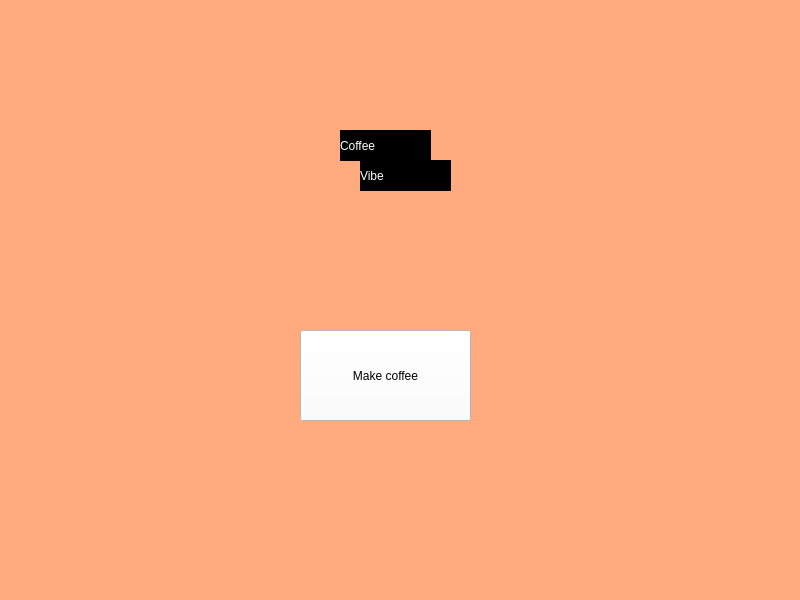
<?xml version="1.0" encoding="UTF-8"?>
<ui version="4.0">
 <class>MainWindow</class>
 <widget class="QMainWindow" name="MainWindow">
  <property name="geometry">
   <rect>
    <x>0</x>
    <y>0</y>
    <width>800</width>
    <height>600</height>
   </rect>
  </property>
  <property name="windowTitle">
   <string>MainWindow</string>
  </property>
  <property name="styleSheet">
   <string notr="true">background-color: rgb(255, 170, 127);</string>
  </property>
  <widget class="QWidget" name="centralwidget">
   <widget class="QLabel" name="label">
    <property name="geometry">
     <rect>
      <x>300</x>
      <y>40</y>
      <width>201</width>
      <height>201</height>
     </rect>
    </property>
    <property name="text">
     <string/>
    </property>
    <property name="pixmap">
     <pixmap resource="icons/res-rc.qrc">:/icons/main_picture.png</pixmap>
    </property>
    <property name="scaledContents">
     <bool>true</bool>
    </property>
   </widget>
   <widget class="QPushButton" name="btn_start">
    <property name="geometry">
     <rect>
      <x>300</x>
      <y>330</y>
      <width>171</width>
      <height>91</height>
     </rect>
    </property>
    <property name="styleSheet">
     <string notr="true">background-color: rgb(255, 255, 255);
font: 15pt &quot;Stencil&quot;;</string>
    </property>
    <property name="text">
     <string>Make coffee</string>
    </property>
   </widget>
   <widget class="QLabel" name="label_2">
    <property name="geometry">
     <rect>
      <x>340</x>
      <y>130</y>
      <width>91</width>
      <height>31</height>
     </rect>
    </property>
    <property name="styleSheet">
     <string notr="true">background-color: rgb(0, 0, 0);
color: rgb(255, 255, 255);
font: 15pt &quot;Stencil&quot;;</string>
    </property>
    <property name="text">
     <string>Coffee</string>
    </property>
   </widget>
   <widget class="QLabel" name="label_3">
    <property name="geometry">
     <rect>
      <x>360</x>
      <y>160</y>
      <width>91</width>
      <height>31</height>
     </rect>
    </property>
    <property name="styleSheet">
     <string notr="true">background-color: rgb(0, 0, 0);
color: rgb(255, 255, 255);
font: 13pt &quot;Stencil&quot;;</string>
    </property>
    <property name="text">
     <string>Vibe</string>
    </property>
   </widget>
  </widget>
  <widget class="QMenuBar" name="menubar">
   <property name="geometry">
    <rect>
     <x>0</x>
     <y>0</y>
     <width>800</width>
     <height>26</height>
    </rect>
   </property>
  </widget>
  <widget class="QStatusBar" name="statusbar"/>
 </widget>
 <resources>
  <include location="icons/res-rc.qrc"/>
 </resources>
 <connections/>
</ui>
